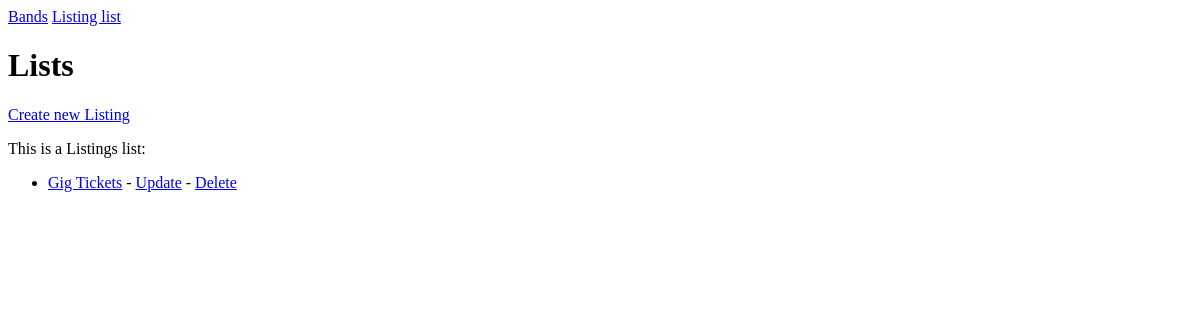
The app's page /listing-list/, older data.
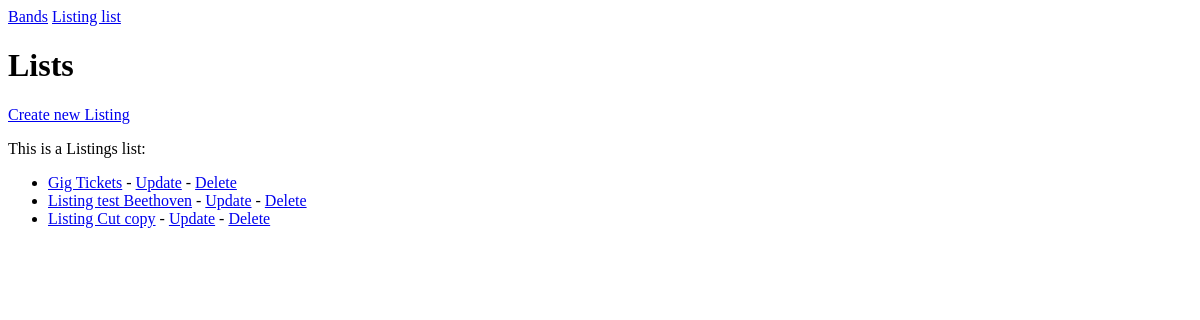
The same page, newer data.
### listings/models.py (models this page shows, shortened)
class Listing(models.Model):
    class Type(models.TextChoices):
        RECORDS = 'R'
        CLOTHING = 'C'
        POSTERS = 'P'
        MISC = 'M'
    title = models.CharField(max_length=100)
    description = models.CharField(max_length=1000)
    sold = models.BooleanField(default=False)
    year = models.IntegerField(
        null=True,
        validators=[MinValueValidator(1900),
                    MaxValueValidator(2021)])
    type = models.CharField(choices=Type.choices, max_length=5)
    band = models.ForeignKey(Band, null=True, on_delete=models.SET_NULL)

### listings/views.py (the view)
# urls.py: path('listing-list/', views.listing_list, name='listing-list'),
def listing_list(request):
    listings = Listing.objects.all()
    return render(request, 'listings/listing_list.html', context={'listings': listings})

### listings/templates/listings/listing_list.html
{% extends 'listings/base.html' %}
{% block content %}
    <h1>Lists</h1>
    <a href="{% url 'listing-create' %}">Create new Listing</a>
    <p>This is a Listings list:</p>
    <ul>
        {% for listing in listings %}
            <li><a href="{% url 'listing-detail' listing.id %}">{{ listing.title }}</a> - <a href="{% url 'listing-update' listing.id %}">Update</a> - <a href="{% url 'listing-delete' listing.id %}">Delete</a></li>
        {% endfor %}
    </ul>
{% endblock content %}

### listings/templates/listings/base.html (shortened to what this page needs)
{% load static %}
<html lang="en">
    <head>
        <link rel="stylesheet" href="{% static 'listings/styles.css' %}">
    </head>
    <body>
        <nav>
            <a href="{% url 'band-list' %}">Bands</a>
            <a href="{% url 'listing-list' %}">Listing list</a>
        </nav>
        {% block content %}
        {% endblock %}
    </body>
</html>

Row changes from the older to the newer data that the page shows:
added Listing: title "Listing test Beethoven"
added Listing: title "Listing Cut copy"
